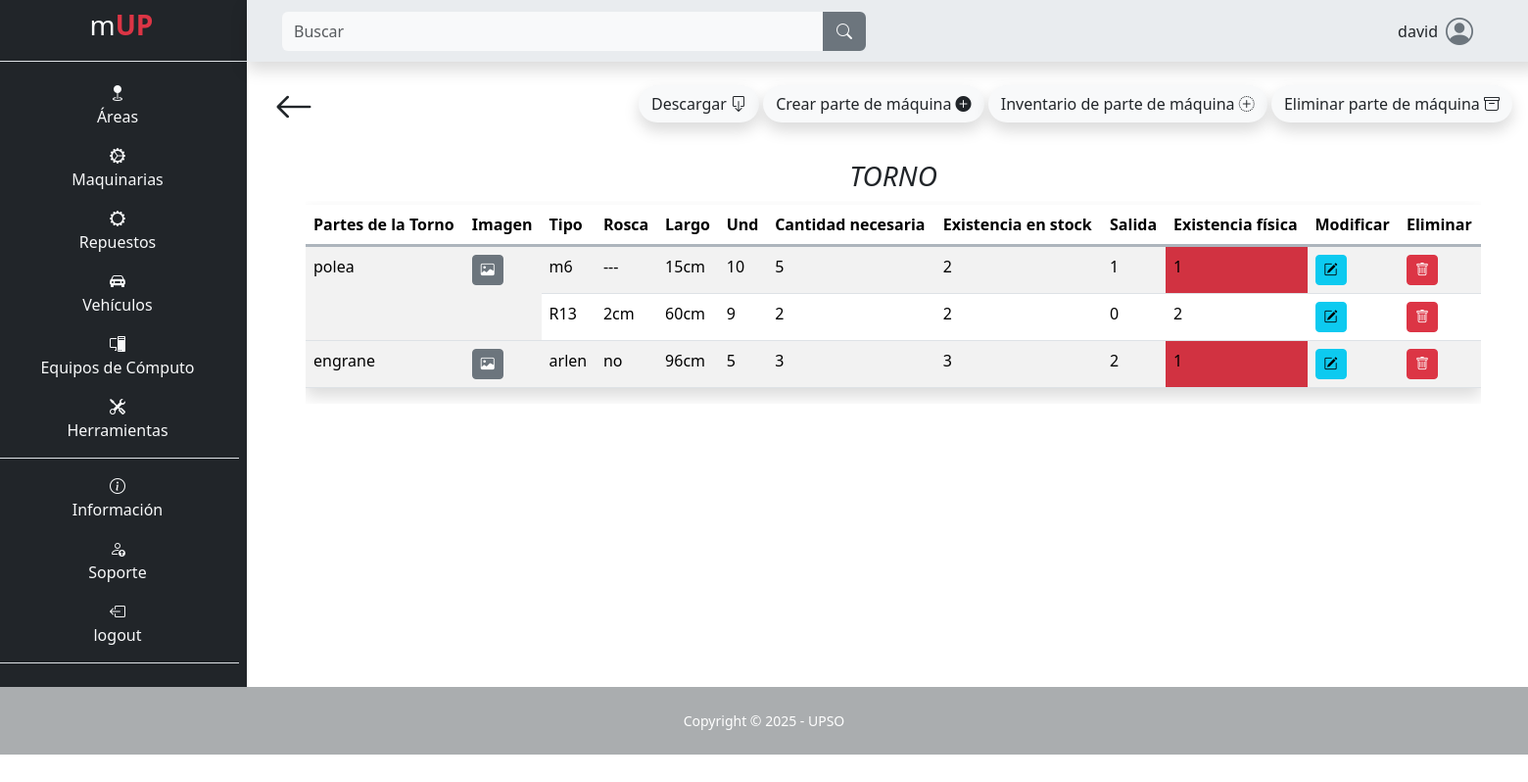
Page /repuesto/detalles_repuesto_maquina/1 (signed in) on the committed database.
### app/mUP_repuesto/models.py (models this page shows, shortened)
class Maquina(models.Model):
    nombre = models.CharField(max_length=100, null=False, blank=False)
    class Meta:
        indexes = [
            models.Index(fields=['nombre']),
        ]

class Parte(models.Model):
    maquina = models.ForeignKey(Maquina, on_delete=models.CASCADE)
    nombre = models.CharField(max_length=50, null=False, blank=False)
    image = models.ImageField(upload_to="repuesto/image", null=False, blank=False, default=None)
    class Meta:
        indexes = [
            models.Index(fields=['nombre']),
            models.Index(fields=['maquina']),
        ]

class Inventario(models.Model):
    parte = models.ForeignKey(Parte, on_delete=models.CASCADE)
    tipo = models.CharField(max_length=50, null=False, blank=False, default="")
    rosca = models.CharField(max_length=50, null=False, blank=False, default="")
    largo = models.CharField(max_length=50, null=False, blank=False, default="")
    und = models.CharField(max_length=50, null=False, blank=False, default="")
    cantidad_necesaria = models.IntegerField(null=False, blank=False)
    existencia_stock = models.IntegerField(null=False, blank=False)
    salida = models.IntegerField(null=False, blank=False)
    class Meta:
        indexes = [
            models.Index(fields=['parte']),
        ]
    def existencia_fisica(self):
        cantidad_existencia_fisica = self.existencia_stock - self.salida
        return cantidad_existencia_fisica

### app/mUP_repuesto/views.py (the view, shortened to what this page needs)
# urls.py: path('detalles_repuesto_maquina/<int:id>', views.detalles, name="detalles_repuesto_maquina"),
@login_required
def detalles(request, id):
    if request.method == 'GET':
        maquina = get_object_or_404(Maquina, id=id)
        partes_maquina = Parte.objects.filter(maquina=maquina)
        part_form = ParteRepuestoForm()
        inve_form = InventarioRepuestoForm()
        context = {
            'maquina': maquina,
            'partes_maquina': partes_maquina,
            'part_form': part_form,
            'inve_form': inve_form
        }
        return render(request, 'mUP_repuesto/detalles.html', context)

### app/mUP_repuesto/forms.py
class ParteRepuestoForm(forms.ModelForm):
    class Meta:
        model = Parte
        fields = '__all__'
        exclude = ['maquina']
        widgets = {
            'nombre': forms.TextInput(attrs={'class': 'form-control m-2', 'placeholder': 'Nombre de la parte'}),
        }

class InventarioRepuestoForm(forms.ModelForm):
    class Meta:
        model = Inventario
        fields = '__all__'
        exclude = ['parte']
        labels = {
            'und': 'UND',
        }
        widgets = {
            'tipo': forms.TextInput(attrs={'class': 'form-control m-2'}),
            'rosca': forms.TextInput(attrs={'class': 'form-control m-2'}),
            'largo': forms.TextInput(attrs={'class': 'form-control m-2'}),
            'und': forms.TextInput(attrs={'class': 'form-control m-2'}),
            'cantidad_necesaria': forms.NumberInput(attrs={'class': 'form-control m-2', 'type': 'number'}),
            'existencia_stock': forms.NumberInput(attrs={'class': 'form-control m-2', 'type': 'number'}),
            'salida': forms.NumberInput(attrs={'class': 'form-control m-2', 'type': 'number'}),
        }

### templates/mUP_repuesto/detalles.html (shortened to what this page needs)
{% extends "layout/base.html" %}
{% block 'content' %}
<div class="container">
    <div class="d-flex p-3 justify-content-between">
        <a class="text-decoration-none text-dark flecha-atras" href="{% url "repuesto_maquina" %}">
            <i class="bi bi-arrow-left fs-1"></i>
        </a>
        <div class="pt-2 me-3 me-md-0">
            <button type="button" class="btn custom shadow rounded-pill" onclick="window.location.href='{% url "descargar_excel" id=maquina.id %}'">
                Descargar <i class="bi bi-box-arrow-down "></i>
            </button>
            <button type="button" class="btn custom shadow rounded-pill" data-bs-toggle="modal" data-bs-target="#modal-parte">
                Crear parte de máquina <i class="bi bi-plus-circle-fill"></i>
            </button>
            <button type="button" class="btn custom mt-md-0 mt-2 shadow rounded-pill" data-bs-toggle="modal" data-bs-target="#modal-inventario">
                Inventario de parte de máquina <i class="bi bi-plus-circle-dotted"></i>
            </button>
            <button type="button" class="btn custom shadow rounded-pill" data-bs-toggle="modal" data-bs-target="#modal-eliminar-parte">
                Eliminar parte de máquina <i class="bi bi-archive"></i>
            </button>
        </div>
    </div>
    <div class="mt-2 ps-5 pe-5">
        <h3 class="text-center text-dark fst-italic text-uppercase">{{ maquina.nombre }}</h3>
        <div class="table-responsive">
        <table class="table table-striped mt-1 shadow">
            <thead>
                <tr class="border border-end-0 border-start-0 border-top-0 border-3 border-dark-subtle">
                    <th>Partes de la {{ maquina.nombre }}</th>
                    <th>Imagen</th>
                    <th>Tipo</th>
                    <th>Rosca</th>
                    <th>Largo</th>
                    <th>Und</th>
                    <th>Cantidad necesaria</th>
                    <th>Existencia en stock</th>
                    <th>Salida</th>
                    <th>Existencia física</th>
                    <th>Modificar</th>
                    <th>Eliminar</th>
                </tr>
            </thead>
            <tbody>
                {% for parte in partes_maquina %}
                <tr>
                    <td rowspan="{{ parte.inventario_set.count }}">{{ parte.nombre }}</td>
                    <td rowspan="{{ parte.inventario_set.count }}">
                        <button type="button" class="btn btn-secondary btn-sm imagen" data-bs-toggle="modal" data-bs-target="#exampleModal{{ parte.id }}">
                            <i class="bi bi-image"></i>
                        </button>
                    </td>
                    {% for inventario in parte.inventario_set.all %}
                    {% if forloop.first %}
                    <td>{{ inventario.tipo }}</td>
                    <td>{{ inventario.rosca }}</td>
                    <td>{{ inventario.largo }}</td>
                    <td>{{ inventario.und }}</td>
                    <td>{{ inventario.cantidad_necesaria }}</td>
                    <td>{{ inventario.existencia_stock }}</td>
                    <td>{{ inventario.salida }}</td>
                    {% if inventario.existencia_fisica <= 2 %}
                        <td class="bg-danger">{{ inventario.existencia_fisica }}</td>
                    {% else %}
                        <td class="">{{ inventario.existencia_fisica }}</td>
                    {% endif %}
                    <td>
                        <a class="btn btn-info btn-sm" href="{% url "mod_inventario" id=inventario.id %}"><i class="bi bi-pencil-square"></i></a>
                    </td>
                    <td>
                        <a class="btn btn-danger btn-sm" href="{% url "eliminar_inventario" id=inventario.id %}"><i class="bi bi-trash"></i></a>
                    </td>
                    {% else %}
                </tr>
                <tr>
                    <td>{{ inventario.tipo }}</td>
                    <td>{{ inventario.rosca }}</td>
                    <td>{{ inventario.largo }}</td>
                    <td>{{ inventario.und }}</td>
                    <td>{{ inventario.cantidad_necesaria }}</td>
                    <td>{{ inventario.existencia_stock }}</td>
                    <td>{{ inventario.salida }}</td>
                    <td>{{ inventario.existencia_fisica }}</td>
                    <td>
                        <a class="btn btn-info btn-sm" href="{% url "mod_inventario" id=inventario.id %}"><i class="bi bi-pencil-square"></i></a>
                    </td>
                    <td>
                        <a class="btn btn-danger btn-sm" href="{% url "eliminar_inventario" id=inventario.id %}"><i class="bi bi-trash"></i></a>
                    </td>
                </tr>
                    {% endif %}
                    {% endfor %}
                </tr>
                {% endfor %}
            </tbody>
        </table>
        </div>
    </div>
</div>
{% endblock %}

### templates/layout/base.html (shortened to what this page needs)
{% load static %}
<!DOCTYPE html>
<html lang="es">
<head>
    <link rel="stylesheet" href="https://cdn.jsdelivr.net/npm/bootstrap-icons@1.10.3/font/bootstrap-icons.css">
    <link rel="stylesheet" href="{% static "css/bootstrap.css" %}">
    <link rel="stylesheet" href="{% static "css/style.css" %}">
</head>
<body class="" id="page-top">
    <main>
        <div class="row">
            {% if user.is_authenticated %}
            <div class="col-12 col-md-2 m-0 p-0 text-light text-center barra d-none d-md-block">
                <ul class="mt-1">
                    <li class="nav-item text-center fs-3 lista-menu me-4" style="transition: background-color 0.5s ease">
                        <a class="nav-link lista-menu text-decoration-none" href="{% url "index" %}">
                            <span>m</span><span class="text-danger"><b>UP</b></span>
                        </a>
                    </li>
                </ul>
                <ul class="flex-column align-items-stretch p-2 border-top">
                    <li class="nav-item mt-1 pt-2 lista-menu text-center" style="transition: background-color 0.5s ease">
                        <a class="text-light text-decoration-none lista-menu" href="{% url "area" %}"><i class="bi bi-geo-fill"></i><p>Áreas</p></a>
                    </li>
                    <li class="nav-item lista-menu" style="transition: background-color 0.5s ease">
                        <a class="text-light text-decoration-none lista-menu" href="{% url "maquina" %}"><i class="bi bi-gear-wide-connected"></i><p>Maquinarias</p></a>
                    </li>
                    <li class="nav-item lista-menu" style="transition: background-color 0.5s ease">
                        <a class="text-light text-decoration-none lista-menu" href="{% url "repuesto_maquina" %}"><i class="bi bi-gear-wide"></i><p>Repuestos</p></a>
                    </li>
                    <li class="nav-item lista-menu" style="transition: background-color 0.5s ease">
                        <a class="text-light text-decoration-none lista-menu" href="{% url "vehiculo" %}"><i class="bi bi-car-front-fill"></i><p>Vehículos</p></a>
                    </li>
                    <li class="nav-item lista-menu" style="transition: background-color 0.5s ease">
                        <a class="text-light text-decoration-none lista-menu" href="{% url "pc" %}"><i class="bi bi-pc-display"></i><p>Equipos de Cómputo</p></a>
                    </li>
                    <li class="nav-item border-bottom lista-menu" style="transition: background-color 0.5s ease">
                        <a class="text-light text-decoration-none lista-menu" href="{% url "herramienta" %}"><i class="bi bi-tools"></i><p>Herramientas</p></a>
                    </li>
                    <li class="nav-item pt-3 lista-menu" style="transition: background-color 0.5s ease">
                        <a class="text-light text-decoration-none lista-menu" href="{% url "info" %}"><i class="bi bi-info-circle"></i><p>Información</p></a>
                    </li>
                    <li class="nav-item lista-menu" style="transition: background-color 0.5s ease">
                        <a class="text-light text-decoration-none lista-menu" href="{% url "soporte" %}">  <i class="bi bi-person-up"></i><p>Soporte</p></a>
                    </li>
                    {% if user.is_authenticated %}
                        <li class="nav-item lista-menu border-bottom" style="transition: background-color 0.5s ease">
                            <a class="text-light text-decoration-none lista-menu" href="{% url "logout" %}"><i class="bi bi-box-arrow-left"></i><p>logout</p></a>
                        </li>
                    {% else %}
                        <li class="nav-item lista-menu border-bottom" style="transition: background-color 0.5s ease">
                            <a class="text-light text-decoration-none lista-menu" href="{% url "login" %}"><i class="bi bi-box-arrow-right"></i><p>Login</p></a>
                        </li>
                    {% endif %}
                </ul>
            </div>
            {% endif %}
            <div class="col-12 col-md-10 m-0 p-0">
                {% if user.is_authenticated %}
                <nav class="row navbar bg-body-secondary p-2 m-0 shadow sticky-top navbar-expand-lg">
                        <div class="col-12 col-md-6 order-lg-first order-last">
                            <form class="d-flex form-inline mr-auto ml-md-3 my-2 my-md-0 ms-3 me-3 mw-100 navbar-search" role="search" action="" method='GET'>
                                <div class="input-group">
                                    <input class="form-control bg-light border-0 small" id="search-input" name="search" type="search" placeholder="Buscar" aria-label="Search">
                                    <div class="input-group-append">
                                        <button class="btn btn-secondary text-light rounded-0 rounded-end border-2" type="submit">
                                            <i class="bi bi-search"></i>
                                        </button>
                                    </div>
                                </div>
                            </form>
                        </div>
                        <div class="col-12 col-md-6">
                            <div class="me-5 d-flex justify-content-center justify-content-md-end align-items-center">
                                <p class="ms-5 mt-auto mb-auto">{{ user }}</p>
                                <i class="bi bi-person-circle fs-3 ms-2 icono-persona"></i>
                            </div>
                        </div>
                </nav>
                {% endif %}
                {% block 'content' %}{% endblock %}
            </div>
    </main>
    {% if user.is_authenticated %}
    <footer class="footer">
        <div class="small text-center p-4 text-white">Copyright &copy; 2025 - UPSO</div>
    </footer>
    {% endif %}
</body>
</html>

### static/css/style.css (style rules this page uses)
:root { --color-primary: #6c757d; --color-secondary: #212529; --color-tertiary: #f8f9fa; --body: #ffffff; --footer: #aaadaf; }
* { margin: 0; padding: 0; box-sizing: border-box; }
body { background-color: var(--body); }
.barra { background-color: var(--color-secondary); }
ul { list-style-type: none; }
.icono-persona { color: var(--color-primary); }
.custom { background-color: var(--color-tertiary); }
.footer { background-color: var(--footer); }

### rows in the picture
Maquina: nombre "TORNO", nombre "Torno"
Parte: nombre "polea"
Inventario: tipo "m6", rosca "---", largo "15cm", und "10", cantidad_necesaria "5", existencia_stock "2", salida "1", existencia_fisica "1"
Inventario: tipo "R13", rosca "2cm", largo "60cm", und "9", cantidad_necesaria "2", existencia_stock "2", salida "0", existencia_fisica "2"
Parte: nombre "engrane"
Inventario: tipo "arlen", rosca "no", largo "96cm", und "5", cantidad_necesaria "3", existencia_stock "3", salida "2", existencia_fisica "1"

### other values in the picture
{{ user }} "david"
